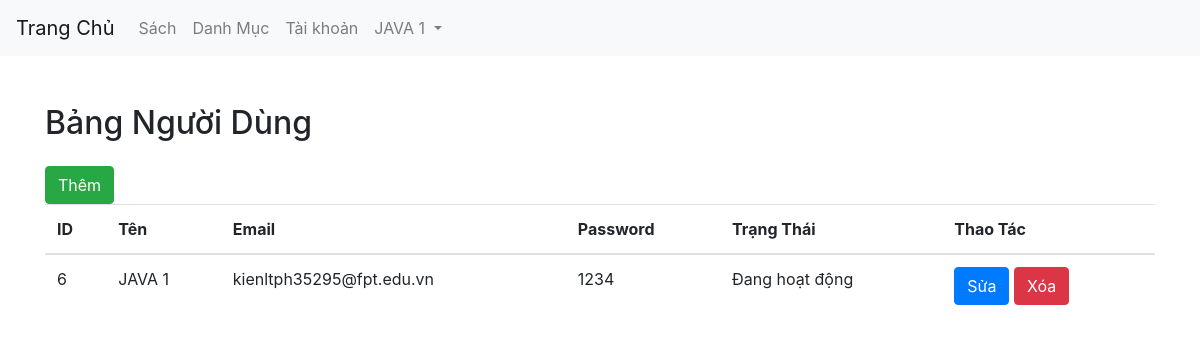
Screenshot of /xuong/admin/index.php?act=taikhoan (signed in) with the database file from the repository.
### tables this page shows
CREATE TABLE `nguoidung` (
  `id` int(11) NOT NULL,
  `ten` varchar(255) NOT NULL,
  `email` varchar(255) NOT NULL,
  `password` varchar(255) NOT NULL,
  `trang_thai` tinyint(4) DEFAULT 1
);

### xuong/admin/models/pdo.php (called while the page is built, shortened)
<?php
function pdo_get_connection(){
    $servername = "localhost";
    $username = "root";
    $password = "";
    $database = "xuong";
    try {
        $conn = new PDO("mysql:host=$servername;dbname=$database", $username, $password);
        $conn->setAttribute(PDO::ATTR_ERRMODE, PDO::ERRMODE_EXCEPTION);
        return $conn;
    } catch(PDOException $e) {
        echo "Connection failed: " . $e->getMessage();
    }
}
function pdo_query($sql){
    $sql_args=array_slice(func_get_args(),1);
    try{
        $conn=pdo_get_connection();
        $stmt=$conn->prepare($sql);
        $stmt->execute($sql_args);
        $rows=$stmt->fetchAll();
        return $rows;
    }
    catch(PDOException $e){
        throw $e;
    }
    finally{
        unset($conn);
    }
}
?>

### xuong/admin/models/nguoidung.php (called while the page is built, shortened)
<?php
function getAllTK()
{
    $sql = "select * from nguoidung order by id desc";
    $get = pdo_query($sql);
    return $get;
}

### xuong/admin/views/nguoiDung/list.php (the view, shortened to what this page needs)
<!DOCTYPE html>
<html lang="en">
<head>
    <link rel="stylesheet" href="https://stackpath.bootstrapcdn.com/bootstrap/4.5.2/css/bootstrap.min.css">
</head>
<body>
<?php include "views/menu/menu.php"?>
<div class="container mt-5">
    <h2 class="mb-4">Bảng Người Dùng</h2>
    <a href="index.php?act=themtaikhoan"><button class="btn btn-success">Thêm</button></a>
    <table class="table">
        <thead>
        <tr>
            <th>ID</th>
            <th>Tên</th>
            <th>Email</th>
            <th>Password</th>
            <th>Trạng Thái</th>
            <th>Thao Tác</th>
        </tr>
        </thead>
        <tbody>
        <?php foreach ($listTK as $tk){
            extract($tk);
            if($trang_thai == 1){
                $tt = "Đang hoạt động";
            }else{
                $tt = "Dừng hoạt động";
            }
        ?>
            <tr>
                <td><?=$id?></td>
                <td><?=$ten?></td>
                <td><?=$email?></td>
                <td><?=$password?></td>
                <td><?=$tt?></td>
                <td>
                    <a href="index.php?act=trangcapnhattk&id=<?=$id?>"><button class="btn btn-primary">Sửa</button></a>
                    <a href="index.php?act=xoatk&id=<?=$id?>"><button class="btn btn-danger" onclick="return xoa()">Xóa</button></a>
                </td>
            </tr>
        <?php } ?>
        </tbody>
    </table>
</div>
</body>
</html>

### rows the page displays
nguoidung: id "6", ten "JAVA 1", email "kienltph35295@fpt.edu.vn", password "1234", trang_thai "Đang hoạt động"

### other values shown
$_SESSION['user']['ten'] "JAVA 1"
